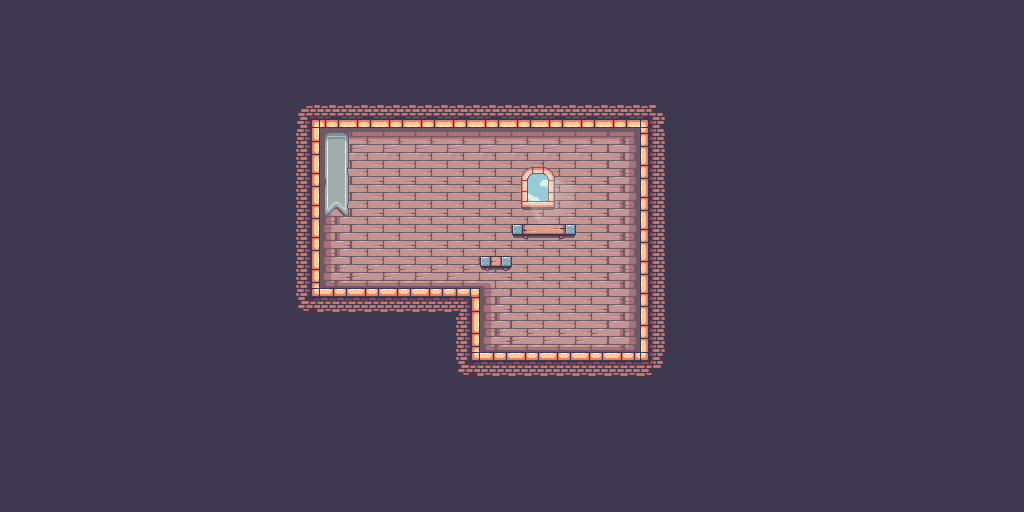

A level layout from a 2D game, rendered from its tile map. Below: a short description, then the map file with its tile-grid data intact:
An orthogonal 32x16 tile map with 32x32 px tiles, 3 tile layers (Background, Map, Decorations), 2 tilesets.

<map version="1.10" tiledversion="1.11.2" orientation="orthogonal" renderorder="right-down" width="32" height="16" tilewidth="32" tileheight="32" infinite="0" nextlayerid="4" nextobjectid="1">
 <tileset firstgid="1" source="assets/TileSets/Board/Board.tsx" />
 <tileset firstgid="248" source="assets/TileSets/Decorations/Decorations.tsx" />
 <layer id="1" name="Background" width="32" height="16">
  <data encoding="csv">
41,41,41,41,41,41,41,41,41,41,41,41,41,41,41,41,41,41,41,41,41,41,41,41,41,41,41,41,41,41,41,41,
41,41,41,41,41,41,41,41,41,41,41,41,41,41,41,41,41,41,41,41,41,41,41,41,41,41,41,41,41,41,41,41,
41,41,41,41,41,41,41,41,41,41,41,41,41,41,41,41,41,41,41,41,41,41,41,41,41,41,41,41,41,41,41,41,
41,41,41,41,41,41,41,41,41,41,41,41,41,41,41,41,41,41,41,41,41,41,41,41,41,41,41,41,41,41,41,41,
41,41,41,41,41,41,41,41,41,41,41,41,41,41,41,41,41,41,41,41,41,41,41,41,41,41,41,41,41,41,41,41,
41,41,41,41,41,41,41,41,41,41,41,41,41,41,41,41,41,41,41,41,41,41,41,41,41,41,41,41,41,41,41,41,
41,41,41,41,41,41,41,41,41,41,41,41,41,41,41,41,41,41,41,41,41,41,41,41,41,41,41,41,41,41,41,41,
41,41,41,41,41,41,41,41,41,41,41,41,41,41,41,41,41,41,41,41,41,41,41,41,41,41,41,41,41,41,41,41,
41,41,41,41,41,41,41,41,41,41,41,41,41,41,41,41,41,41,41,41,41,41,41,41,41,41,41,41,41,41,41,41,
41,41,41,41,41,41,41,41,41,41,41,41,41,41,41,41,41,41,41,41,41,41,41,41,41,41,41,41,41,41,41,41,
41,41,41,41,41,41,41,41,41,41,41,41,41,41,41,41,41,41,41,41,41,41,41,41,41,41,41,41,41,41,41,41,
41,41,41,41,41,41,41,41,41,41,41,41,41,41,41,41,41,41,41,41,41,41,41,41,41,41,41,41,41,41,41,41,
41,41,41,41,41,41,41,41,41,41,41,41,41,41,41,41,41,41,41,41,41,41,41,41,41,41,41,41,41,41,41,41,
41,41,41,41,41,41,41,41,41,41,41,41,41,41,41,41,41,41,41,41,41,41,41,41,41,41,41,41,41,41,41,41,
41,41,41,41,41,41,41,41,41,41,41,41,41,41,41,41,41,41,41,41,41,41,41,41,41,41,41,41,41,41,41,41,
41,41,41,41,41,41,41,41,41,41,41,41,41,41,41,41,41,41,41,41,41,41,41,41,41,41,41,41,41,41,41,41
</data>
 </layer>
 <layer id="2" name="Map" width="32" height="16">
  <data encoding="csv">
0,0,0,0,0,0,0,0,0,0,0,0,0,0,0,0,0,0,0,0,0,0,0,0,0,0,0,0,0,0,0,0,
0,0,0,0,0,0,0,0,0,0,0,0,0,0,0,0,0,0,0,0,0,0,0,0,0,0,0,0,0,0,0,0,
0,0,0,0,0,0,0,0,0,0,0,0,0,0,0,0,0,0,0,0,0,0,0,0,0,0,0,0,0,0,0,0,
0,0,0,0,0,0,0,0,0,27,60,60,60,60,60,60,60,60,60,60,28,0,0,0,0,0,0,0,0,0,0,0,
0,0,0,0,0,0,0,0,0,42,135,136,136,136,136,136,136,136,136,137,40,0,0,0,0,0,0,0,0,0,0,0,
0,0,0,0,0,0,0,0,0,42,154,155,155,155,155,155,155,155,155,156,40,0,0,0,0,0,0,0,0,0,0,0,
0,0,0,0,0,0,0,0,0,42,154,155,155,155,155,155,155,155,155,156,40,0,0,0,0,0,0,0,0,0,0,0,
0,0,0,0,0,0,0,0,0,42,154,155,155,155,155,155,155,155,155,156,40,0,0,0,0,0,0,0,0,0,0,0,
0,0,0,0,0,0,0,0,0,42,173,174,174,174,174,142,155,155,155,156,40,0,0,0,0,0,0,0,0,0,0,0,
0,0,0,0,0,0,0,0,0,46,22,22,22,22,23,154,155,155,155,156,40,0,0,0,0,0,0,0,0,0,0,0,
0,0,0,0,0,0,0,0,0,0,0,0,0,0,42,173,174,174,174,175,40,0,0,0,0,0,0,0,0,0,0,0,
0,0,0,0,0,0,0,0,0,0,0,0,0,0,46,22,22,22,22,22,47,0,0,0,0,0,0,0,0,0,0,0,
0,0,0,0,0,0,0,0,0,0,0,0,0,0,0,0,0,0,0,0,0,0,0,0,0,0,0,0,0,0,0,0,
0,0,0,0,0,0,0,0,0,0,0,0,0,0,0,0,0,0,0,0,0,0,0,0,0,0,0,0,0,0,0,0,
0,0,0,0,0,0,0,0,0,0,0,0,0,0,0,0,0,0,0,0,0,0,0,0,0,0,0,0,0,0,0,0,
0,0,0,0,0,0,0,0,0,0,0,0,0,0,0,0,0,0,0,0,0,0,0,0,0,0,0,0,0,0,0,0
</data>
 </layer>
 <layer id="3" name="Decorations" width="32" height="16">
  <data encoding="csv">
0,0,0,0,0,0,0,0,0,0,0,0,0,0,0,0,0,0,0,0,0,0,0,0,0,0,0,0,0,0,0,0,
0,0,0,0,0,0,0,0,0,0,0,0,0,0,0,0,0,0,0,0,0,0,0,0,0,0,0,0,0,0,0,0,
0,0,0,0,0,0,0,0,0,0,0,0,0,0,0,0,0,0,0,0,0,0,0,0,0,0,0,0,0,0,0,0,
0,0,0,0,0,0,0,0,0,0,0,0,0,0,0,0,0,0,0,0,0,0,0,0,0,0,0,0,0,0,0,0,
0,0,0,0,0,0,0,0,0,0,256,0,0,0,0,0,0,0,0,0,0,0,0,0,0,0,0,0,0,0,0,0,
0,0,0,0,0,0,0,0,0,0,263,0,0,0,0,0,271,272,0,0,0,0,0,0,0,0,0,0,0,0,0,0,
0,0,0,0,0,0,0,0,0,0,270,0,0,0,0,0,278,279,0,0,0,0,0,0,0,0,0,0,0,0,0,0,
0,0,0,0,0,0,0,0,0,0,0,0,0,0,0,0,264,266,0,0,0,0,0,0,0,0,0,0,0,0,0,0,
0,0,0,0,0,0,0,0,0,0,0,0,0,0,0,267,0,0,0,0,0,0,0,0,0,0,0,0,0,0,0,0,
0,0,0,0,0,0,0,0,0,0,0,0,0,0,0,0,0,0,0,0,0,0,0,0,0,0,0,0,0,0,0,0,
0,0,0,0,0,0,0,0,0,0,0,0,0,0,0,0,0,0,0,0,0,0,0,0,0,0,0,0,0,0,0,0,
0,0,0,0,0,0,0,0,0,0,0,0,0,0,0,0,0,0,0,0,0,0,0,0,0,0,0,0,0,0,0,0,
0,0,0,0,0,0,0,0,0,0,0,0,0,0,0,0,0,0,0,0,0,0,0,0,0,0,0,0,0,0,0,0,
0,0,0,0,0,0,0,0,0,0,0,0,0,0,0,0,0,0,0,0,0,0,0,0,0,0,0,0,0,0,0,0,
0,0,0,0,0,0,0,0,0,0,0,0,0,0,0,0,0,0,0,0,0,0,0,0,0,0,0,0,0,0,0,0,
0,0,0,0,0,0,0,0,0,0,0,0,0,0,0,0,0,0,0,0,0,0,0,0,0,0,0,0,0,0,0,0
</data>
 </layer>
</map>
